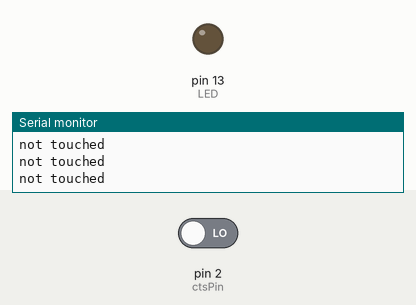
Simulated run of this sketch. Board: Arduino Uno, built with avr-gcc and run on an emulated ATmega328P. Parts: output pins drawn as LEDs (lit = HIGH), the last lines printed to the serial monitor. The test bench sets the inputs (shaded band); at power-on: pin 2 (ctsPin) LOW.

Above: at 1.8 s.
1.9 s: pin 2 (ctsPin) driven HIGH
At 2.8 s:
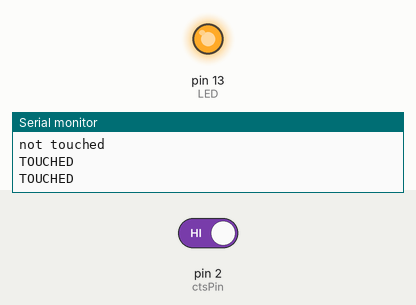
3.5 s: pin 2 (ctsPin) driven LOW
At 4.0 s:
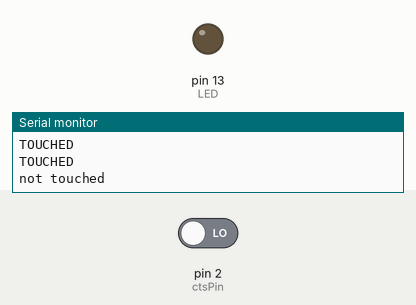
Timing chart, 0 to 6.5 s (numbered marks = the images above; inputs shaded):
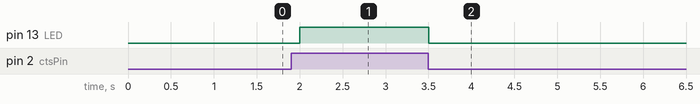

The sketch:

touch.ino
```cpp
// Capacitive Touch Sensor Tutorial

// When Sig Output is high, touch sensor is being pressed
#define ctsPin 2// Pin for capactitive touch sensor

int LED = 13;


void setup() {
  Serial.begin(9600);
  pinMode(LED, OUTPUT);
  pinMode(ctsPin, INPUT);
}

void loop() {
  int ctsValue = digitalRead(ctsPin);
  if (ctsValue == HIGH){
    digitalWrite(LED, HIGH);
    Serial.println("TOUCHED");
  }
  else{
    digitalWrite(LED,LOW);
    Serial.println("not touched");
  }
  delay(500);

}
```

Measured:
- after the input at 1.9 s, pin 13 (LED): LOW → HIGH after 0.10 s
- after the input at 3.5 s, pin 13 (LED): HIGH → LOW at once
